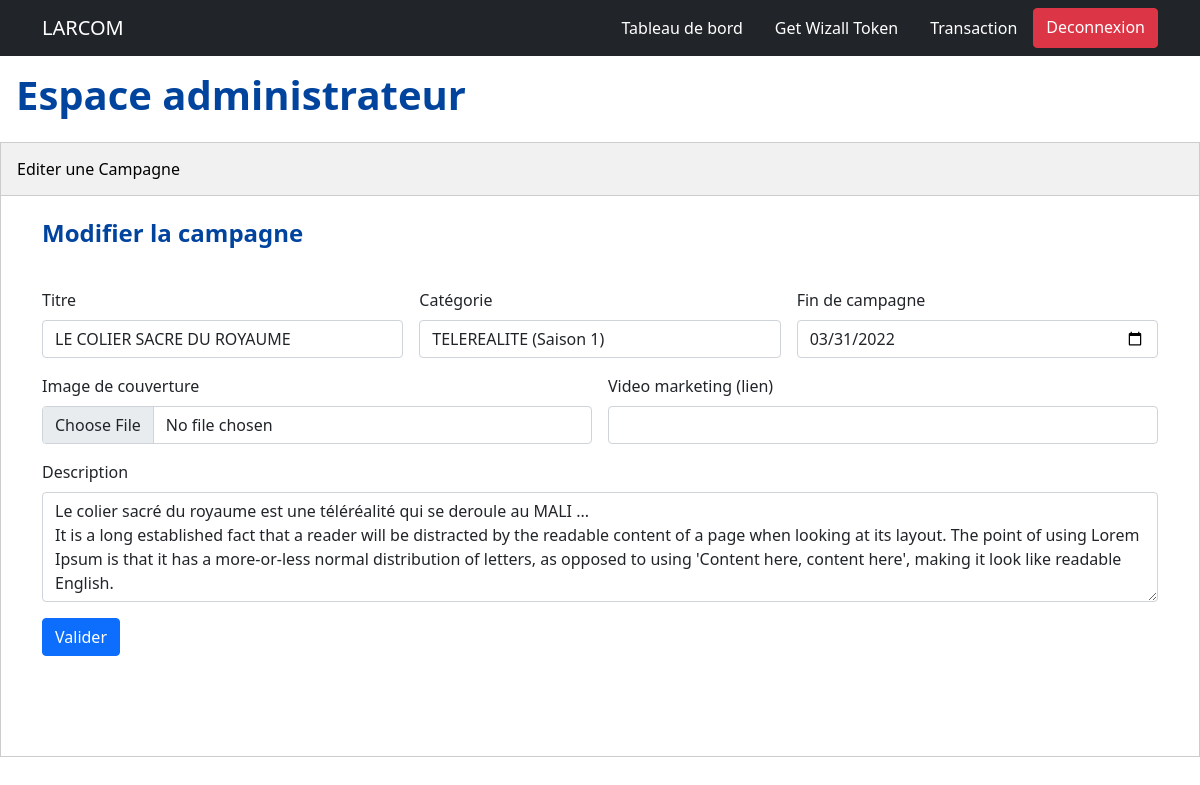
The app's page /index.php?action=edit_event&id=14 (signed in) with its own data.
### tables this page shows
CREATE TABLE `events` (
  `id` int(11) NOT NULL,
  `categorie` varchar(255) DEFAULT NULL,
  `titre` varchar(255) NOT NULL,
  `description` text DEFAULT NULL,
  `expire` datetime(6) NOT NULL,
  `image` varchar(255) DEFAULT NULL,
  `video` varchar(255) DEFAULT NULL,
  `user_id` int(11) NOT NULL,
  `created_at` timestamp(6) NULL DEFAULT NULL
);

### Database/DatabaseConnector.php (called while the page is built, shortened)
<?php
    class DatabaseConnector {
        protected $dbConnection = null;
        public function __construct() {
            $user = "root";
            $password = '';
            $dbName = 'voting';
            $host = 'localhost';
            try {
                $this->dbConnection = new \PDO("mysql:host=$host;dbname=$dbName",$user,$password);
            } catch (Exception $e) {
                die('Erreur: '.$e->getMessage());
            }
        }
        public function getConnection() {
            return $this->dbConnection;
        }
    }

### Model/Event.php (called while the page is built, shortened)
<?php
    class Event {
        private $db;
        public function __construct() {
            $this->db = (new DatabaseConnector())->getConnection();
        }
        public function getById($id) {
            $req = $this->db->prepare('SELECT * from events WHERE id=:id LIMIT 1');
            $req->bindParam(':id', $id);
            $req->execute();
            return $req->fetch();
        }
    }

### View/event/edit.php (the view, shortened to what this page needs)
<!DOCTYPE html>
<html lang="en">
  <head>
    <link rel="stylesheet" href="public/css/global.css" />
    <link rel="stylesheet" href="public/css/tabs.css" />
    <link
      href="https://cdn.jsdelivr.net/npm/bootstrap@5.0.2/dist/css/bootstrap.min.css"
      rel="stylesheet"
    />
  </head>
  <body onload="openSection(event, 'Event')">
  <?php include('View/layout/navigation.php') ?>
    <h1 class="page-title">Espace administrateur</h1>
    <div class="tab mt-2">
      <div class="">
        <button class="tablinks" onclick="openSection(event, 'Event')">
          Editer une Campagne
        </button>
      </div>
    </div>
    <div id="Event" class="tabcontent">
      <div class="container">
        <h3 class="header-title">Modifier la campagne</h3>
        <form
          action="index.php?action=update_event&id=<?= $event['id'] ?>"
          method="post"
          enctype="multipart/form-data"
          class="row g-3 mt-4"
        >
          <div class="col-md-4">
            <label for="titre" class="form-label">Titre</label>
            <input type="text" class="form-control" name="titre" id="titre" value="<?= $event['titre'] ?>"/>
          </div>
          <div class="col-md-4">
            <label for="categorie" class="form-label">Catégorie</label>
            <input type="text" class="form-control" name="categorie" id="categorie" value="<?= $event['categorie'] ?>"/>
          </div>
          <div class="col-md-4">
            <label for="expire_date" class="form-label">Fin de campagne</label>
            <input
              type="date"
              class="form-control"
              name="expire"
              id="expire_date"
              value="<?= $day ?>"
            />
          </div>
          <div class="col-md-6">
            <label for="image" class="form-label">Image de couverture</label>
            <input
              type="file"
              class="form-control"
              name="image"
              id="image"
              accept=".jpg, .jpeg, .png"
              value="<?= $event['image'] ?>"
            />
          </div>
          <div class="col-md-6">
            <label for="video" class="form-label">Video marketing (lien)</label>
            <input
              type="text"
              class="form-control"
              name="video"
              id="video"
              value="<?= $event['video'] ?>"
            />
          </div>
          <div class="col-md-12">
            <label for="description" class="form-label">Description</label>
            <textarea
              class="form-control"
              rows="4"
              name="description"
              id="description"
            ><?= $event['description'] ?></textarea>
          </div>
          <div class="col-12">
            <button type="submit" class="btn btn-primary">Valider</button>
          </div>
        </form>
      </div>
    </div>
  </body>
</html>

### public/css/global.css (style rules this page uses)
.page-title { margin-top: 0; margin-bottom: 0; font-weight: 600; font-size: 2.5rem; line-height: 1.25; color: #00449e; padding: 14px 16px; }
.header-title { margin-top: 0; margin-bottom: 0; font-weight: 600; font-size: 1.5rem; line-height: 1.25; color: #00449e; }

### public/css/tabs.css (style rules this page uses)
.tab { overflow: hidden; border: 1px solid #ccc; background-color: #f1f1f1; }
.tab button { background-color: inherit; float: left; border: none; outline: none; cursor: pointer; padding: 14px 16px; transition: 0.3s; }
.tabcontent { display: none; padding-top: 22px; padding-bottom: 100px; border: 1px solid #ccc; border-top: none; }

### records on screen
events: titre "LE COLIER SACRE DU ROYAUME", categorie "TELEREALITE (Saison 1)", expire "03/31/2022", description "Le colier sacré du royaume est une téléréalité qui se deroule au MALI ... It is a long established fact that a reader will be distracted by the readable content of a page when looking at its layout. The point of using Lorem Ipsum is that it has a more-or-less normal distribution of letters, as opposed to using 'Content here, content here', making it look like readable English."
